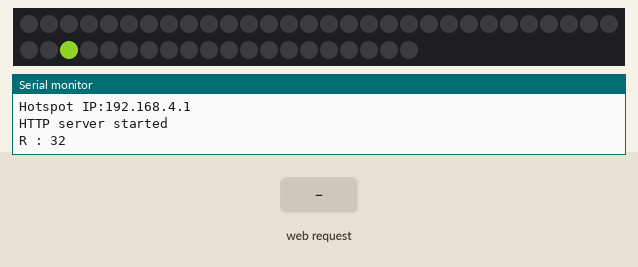
Simulated run of this sketch. Board: ESP8266 (NodeMCU). Shown: 50 RGB LEDs in strip order, left to right, continuing on the next row, the last lines printed to the serial monitor. The test bench sets the inputs (shaded band). Dim RGB values are drawn brighter than linear; random numbers use the default seed unless the sketch sets one.

Above: at 1.6 s.
1.7 s: HTTP request GET /?message=1 received
At 2.9 s:
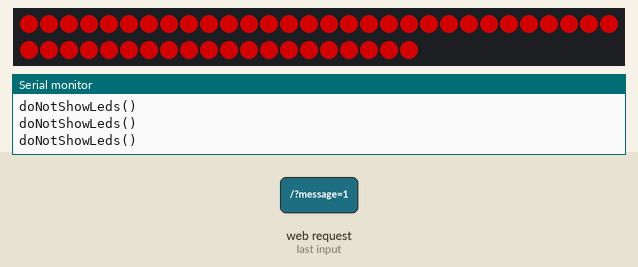
3.2 s: HTTP request GET /?donotshow=1&message=1&color=1 received
At 4.4 s:
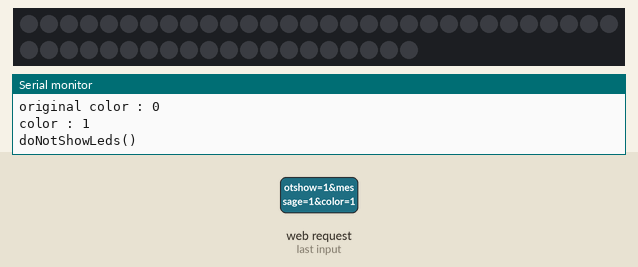
4.7 s: HTTP request GET /?donotshow=120&message=120&color=120 received
At 5.9 s:
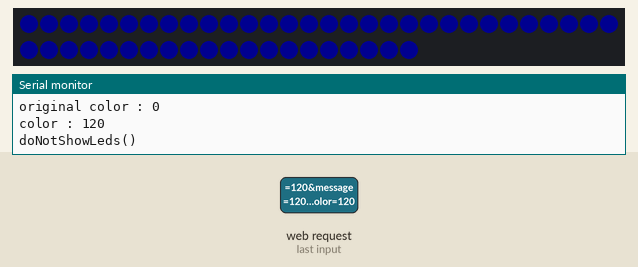
Timing chart, 0 to 7.7 s (numbered marks = the images above; inputs shaded):
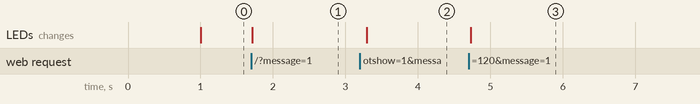

The sketch:

Stranger_things_wall.ino
```cpp
#include <FastLED.h>
#include <ESP8266WiFi.h>
#include <WiFiClient.h>
#include <ESP8266WebServer.h>
#include "letters.h";
#include "lang_fr.h"; // change to your language
#include "lang_en.h"; // change to your language

//SSID and Password to your ESP Access Point
const char* ssid = "StrangerThingsWall";
const char* password = "iameleven";

#define DEFAULT_STRING "Run"
#define DEFAULT_COLOR "#FF0000"
#define LETTER_DURATION 1000 // => 1 second
#define PAUSE_DURATION 15000 // => 15 seconds by default
#define MAX_PAUSE_DURATION 60000 // => 1 minute
#define ORIGINAL_COLOR true
#define DO_NOT_SHOW false

#define LED_PIN     D2
#define NUM_LEDS    50
#define BRIGHTNESS  (255/2)
#define LED_TYPE    WS2811
#define COLOR_ORDER RGB
CRGB leds[NUM_LEDS];

#define UPDATES_PER_SECOND 100

long timer;
long normalTimer = 0;
int messageLetterIndex = 0;
int pauseDuration = PAUSE_DURATION;
int letterDuration = LETTER_DURATION;
String message = DEFAULT_STRING;
String color = DEFAULT_COLOR;
bool originalColor = ORIGINAL_COLOR;
bool doNotShow = DO_NOT_SHOW;
int brightness = BRIGHTNESS;
int colorOffset;

ESP8266WebServer server(80); //Server on port 80

String getPage(){
  String page = "<html><head>";
  page += "<meta charset='utf-8'>";

  page += "<title>" + String(TITLE_PAGE) + "</title>";

  page += "<meta name='viewport' content='width=device-width, initial-scale=1.0, maximum-scale=1.0' />";

  page += "</head><body>";
  page += "<svg xmlns='http://www.w3.org/2000/svg' viewBox='0 0 81.37 26.49'><defs><style>.cls-1{fill:#ed2024;}</style></defs><title>s_f_w</title><g id='Calque_2' data-name='Calque 2'><g id='Calque_1-2' data-name='Calque 1'><path class='cls-1' d='M15.35,8.67a2.72,2.72,0,0,1-.28,1.21,3.34,3.34,0,0,1-.79,1,4.09,4.09,0,0,1-1.23.71,4.81,4.81,0,0,1-1.61.26,6.91,6.91,0,0,1-.81,0c-.25,0-.48-.08-.68-.13l-.54-.13a1.91,1.91,0,0,0-.36-.05.59.59,0,0,0-.34.09l-.22.19L8.21,8.05l.18,0a5.06,5.06,0,0,0,.49,1.32,4,4,0,0,0,.69.92,2.65,2.65,0,0,0,.82.54,2.46,2.46,0,0,0,.91.18,2,2,0,0,0,1.33-.43,1.36,1.36,0,0,0,.49-1.07A1.15,1.15,0,0,0,13,8.93a1.16,1.16,0,0,0-.31-.39,2.11,2.11,0,0,0-.49-.29L11.57,8,10.2,7.45a3.3,3.3,0,0,1-1.26-.83,2.08,2.08,0,0,1-.49-1.48,2.49,2.49,0,0,1,.24-1.09,2.73,2.73,0,0,1,.69-.86,3.15,3.15,0,0,1,1.07-.59,4.36,4.36,0,0,1,1.39-.21A4.45,4.45,0,0,1,13,2.53a3.6,3.6,0,0,0,.89.13.57.57,0,0,0,.33-.08,1.08,1.08,0,0,0,.2-.16l.11,3.18h-.18a3.92,3.92,0,0,0-.37-1,2.59,2.59,0,0,0-.55-.73,2.09,2.09,0,0,0-.68-.44A1.85,1.85,0,0,0,12,3.29a1.47,1.47,0,0,0-1,.31.94.94,0,0,0-.34.73.66.66,0,0,0,.1.37A1.1,1.1,0,0,0,11,5a1.9,1.9,0,0,0,.34.2l.39.17,1.43.56A6.28,6.28,0,0,1,14,6.3a2.9,2.9,0,0,1,.7.54,2.41,2.41,0,0,1,.48.75A3.14,3.14,0,0,1,15.35,8.67Z' transform='translate(0 -2.27)'/><path class='cls-1' d='M22.46,5.35A2.74,2.74,0,0,0,21.71,4a2.06,2.06,0,0,0-1.43-.57v7.21a.66.66,0,0,0,.54.72l.13,0v.38H17.24v-.38l.11,0a.84.84,0,0,0,.4-.24.69.69,0,0,0,.15-.48V3.4a2.14,2.14,0,0,0-.67.11,2.17,2.17,0,0,0-.63.34,2,2,0,0,0-.65.77,5.82,5.82,0,0,0-.31.76l-.16,0,.5-3a.57.57,0,0,0,.21.19,1.37,1.37,0,0,0,.36,0h5a.66.66,0,0,0,.33,0,.92.92,0,0,0,.21-.17l.53,3Z' transform='translate(0 -2.27)'/><path class='cls-1' d='M27.74,11.73v-.38l.13,0a.32.32,0,0,0,.18-.13.38.38,0,0,0,.07-.24,2.59,2.59,0,0,0-.07-.5,7.33,7.33,0,0,0-.25-.87,9.37,9.37,0,0,0-.49-1.18c-.21-.45-.48-.93-.8-1.47l-.72.26v3.41a1.06,1.06,0,0,0,.09.42.56.56,0,0,0,.43.3l.11,0v.38H22.76v-.38l.12,0a.66.66,0,0,0,.53-.72V3.67a.81.81,0,0,0-.14-.51.48.48,0,0,0-.39-.23l-.12,0V2.53h5.46l.42,0,.43,0a1.25,1.25,0,0,1,.81.43,1.26,1.26,0,0,1,.34.9A1.79,1.79,0,0,1,29.79,5a4.19,4.19,0,0,1-1.25,1,7.64,7.64,0,0,1,.57.84,8.66,8.66,0,0,1,.56,1c.18.35.34.72.49,1.1a6.77,6.77,0,0,1,.35,1.11c.08.3.16.56.25.8a.66.66,0,0,0,.47.42l.12,0v.38Zm0-7.46a.93.93,0,0,0-.26-.66,1.06,1.06,0,0,0-.8-.26,1.3,1.3,0,0,0-.49.07.62.62,0,0,0-.26.17.47.47,0,0,0-.11.25,1.5,1.5,0,0,0,0,.29V6.27a2.9,2.9,0,0,0,.87-.38,2.37,2.37,0,0,0,.6-.51,2.25,2.25,0,0,0,.36-.57A1.39,1.39,0,0,0,27.74,4.27Z' transform='translate(0 -2.27)'/><path class='cls-1' d='M36.22,11.73v-.38l.19,0a.29.29,0,0,0,.19-.17,1.3,1.3,0,0,0,.07-.53,2.21,2.21,0,0,0-.25-1.06,2.82,2.82,0,0,0-.66-.83,3.17,3.17,0,0,0-.9-.54,2.65,2.65,0,0,0-1-.19l-.61,2.22c0,.09,0,.19-.05.31a1.69,1.69,0,0,0,0,.3.43.43,0,0,0,.13.37.67.67,0,0,0,.3.13h.13v.38H31.24v-.38l.11,0a.71.71,0,0,0,.49-.4,4.27,4.27,0,0,0,.27-.7l2-6.74c0-.06,0-.12,0-.18a1,1,0,0,0,0-.17A.21.21,0,0,0,34,2.91h-.07V2.53H37.6V2.9h-.09a.23.23,0,0,0-.21.24,1,1,0,0,0,0,.16,1.16,1.16,0,0,0,0,.18l1.82,7.07a2.13,2.13,0,0,0,.18.51.58.58,0,0,0,.38.26l.12,0v.38ZM35,3.75,34.1,7.2a2.32,2.32,0,0,1,.49,0,5.62,5.62,0,0,1,.55.15,3,3,0,0,1,.52.23,1.52,1.52,0,0,1,.41.31Z' transform='translate(0 -2.27)'/><path class='cls-1' d='M45.79,11.73v-.38l.14,0a.65.65,0,0,0,.51-.72v-.28c0-.14,0-.26,0-.37a1.91,1.91,0,0,0-.06-.33,2.14,2.14,0,0,0-.16-.35,4.34,4.34,0,0,0-.28-.42l-3.85-5v6.76a.66.66,0,0,0,.51.72l.13,0v.38H40.27v-.38l.13,0a.67.67,0,0,0,.53-.72V3.67a.88.88,0,0,0-.14-.51.51.51,0,0,0-.39-.23l-.13,0V2.53h4.41v.38l-.15,0a.16.16,0,0,0-.17.18.22.22,0,0,0,0,.14.31.31,0,0,0,.09.12l1.94,2.36V3.67a.82.82,0,0,0-.14-.52.49.49,0,0,0-.39-.22l-.12,0V2.53h2.45v.38l-.13,0a.48.48,0,0,0-.39.23.88.88,0,0,0-.14.51v6.94a.69.69,0,0,0,.15.48.66.66,0,0,0,.38.24l.13,0v.38Z' transform='translate(0 -2.27)'/><path class='cls-1' d='M54,11.73q-.55,0-1,0a3.84,3.84,0,0,1-.91-.14,3.94,3.94,0,0,1-.83-.31,4.35,4.35,0,0,1-.82-.57A4.64,4.64,0,0,1,49.2,9a5.78,5.78,0,0,1-.42-2.27A4.23,4.23,0,0,1,49.12,5a4.31,4.31,0,0,1,.93-1.38,4.36,4.36,0,0,1,1.41-.92,4.73,4.73,0,0,1,1.77-.34,4.16,4.16,0,0,1,.75.07c.21,0,.41.08.58.13l.48.13a1.14,1.14,0,0,0,.38.07.45.45,0,0,0,.3-.1l.2-.21L56.2,5.6l-.15,0a3.15,3.15,0,0,0-1-1.63,2.36,2.36,0,0,0-1.52-.54A2,2,0,0,0,52,4.24a3.76,3.76,0,0,0-.63,2.38,7.69,7.69,0,0,0,.18,1.74A4.78,4.78,0,0,0,52,9.67a2.72,2.72,0,0,0,.73.83,1.44,1.44,0,0,0,.86.29,1,1,0,0,0,.48-.09.56.56,0,0,0,.24-.24.8.8,0,0,0,.09-.31c0-.11,0-.22,0-.34V7.36a.81.81,0,0,0-.16-.5.68.68,0,0,0-.39-.24l-.14,0V6.22h3.68v.36h-.09a.53.53,0,0,0-.4.24,1,1,0,0,0-.11.49v3.29a.75.75,0,0,0,.16.5.69.69,0,0,0,.36.22l.13,0v.38Z' transform='translate(0 -2.27)'/><path class='cls-1' d='M64.15,12a.41.41,0,0,0-.28-.21,1.64,1.64,0,0,0-.4,0H57.92v-.38l.13,0a.67.67,0,0,0,.53-.72V3.67a.81.81,0,0,0-.14-.51.48.48,0,0,0-.39-.23l-.13,0V2.53h5.37a2.26,2.26,0,0,0,.42,0A.46.46,0,0,0,64,2.27l.48,3.08-.17,0a2.77,2.77,0,0,0-.38-.91,2.92,2.92,0,0,0-.59-.66,2.4,2.4,0,0,0-.7-.38,2.46,2.46,0,0,0-.75-.13c-.39,0-.64.07-.74.21a.93.93,0,0,0-.16.58v1h.6A1.48,1.48,0,0,0,62.08,5a.7.7,0,0,0,.31-.2,1.09,1.09,0,0,0,.17-.32c0-.13.07-.27.1-.42h.16l.37,3.22-.18,0a2.09,2.09,0,0,0-.56-1.08,1.37,1.37,0,0,0-.91-.35H61V10a1.71,1.71,0,0,0,.07.52.71.71,0,0,0,.2.29.73.73,0,0,0,.34.12l.48,0a2.2,2.2,0,0,0,.78-.15,2.9,2.9,0,0,0,.78-.47,3.8,3.8,0,0,0,.71-.77,5.37,5.37,0,0,0,.59-1.09l.15,0Z' transform='translate(0 -2.27)'/><path class='cls-1' d='M70.38,11.73v-.38l.13,0a.29.29,0,0,0,.18-.13.38.38,0,0,0,.07-.24,2.59,2.59,0,0,0-.07-.5,7,7,0,0,0-.24-.87A11.15,11.15,0,0,0,70,8.41a15.18,15.18,0,0,0-.81-1.47l-.71.26v3.41a1.25,1.25,0,0,0,.08.42.59.59,0,0,0,.44.3l.11,0v.38H65.4v-.38l.13,0a.67.67,0,0,0,.53-.72V3.67a.88.88,0,0,0-.14-.51.51.51,0,0,0-.39-.23l-.13,0V2.53h5.46l.43,0,.42,0a1.31,1.31,0,0,1,1.15,1.33A1.83,1.83,0,0,1,72.44,5a4.37,4.37,0,0,1-1.26,1,9.31,9.31,0,0,1,.58.84c.19.31.38.64.56,1s.34.72.49,1.1a7.9,7.9,0,0,1,.35,1.11,5,5,0,0,0,.25.8.64.64,0,0,0,.46.42l.13,0v.38Zm0-7.46a.92.92,0,0,0-.25-.66,1.1,1.1,0,0,0-.81-.26,1.22,1.22,0,0,0-.48.07.6.6,0,0,0-.27.17.47.47,0,0,0-.11.25c0,.1,0,.2,0,.29V6.27a3.14,3.14,0,0,0,.87-.38,2.78,2.78,0,0,0,.6-.51,2.25,2.25,0,0,0,.36-.57A1.58,1.58,0,0,0,70.38,4.27Z' transform='translate(0 -2.27)'/><path class='cls-1' d='M7,22.15a2.74,2.74,0,0,0-.75-1.38A2.09,2.09,0,0,0,4.8,20.2v7.21a.66.66,0,0,0,.55.72l.12,0v.38H1.76v-.38l.12,0a.81.81,0,0,0,.39-.24.69.69,0,0,0,.15-.48V20.2a2.08,2.08,0,0,0-.66.11,2.21,2.21,0,0,0-.64.34,2,2,0,0,0-.65.77,4.54,4.54,0,0,0-.3.76l-.17,0,.5-3a.79.79,0,0,0,.21.19,1.41,1.41,0,0,0,.37,0h5a.66.66,0,0,0,.33,0,.72.72,0,0,0,.2-.17l.53,3Z' transform='translate(0 -2.27)'/><path class='cls-1' d='M11.87,28.53v-.38l.11,0a1,1,0,0,0,.4-.24.69.69,0,0,0,.15-.48v-4.8H10.32v4.8a.67.67,0,0,0,.53.72l.13,0v.38H7.28v-.38l.13,0a.67.67,0,0,0,.53-.72V20.47A.83.83,0,0,0,7.81,20a.6.6,0,0,0-.39-.24l-.14,0v-.38H11v.38l-.14,0c-.35.07-.52.31-.52.73V21.8h2.21V20.47a.65.65,0,0,0-.53-.73l-.13,0v-.38h3.7v.38l-.14,0c-.35.07-.52.31-.52.73v6.94a.65.65,0,0,0,.52.72l.14,0v.38Z' transform='translate(0 -2.27)'/><path class='cls-1' d='M16,28.53v-.38l.14,0a.65.65,0,0,0,.52-.72V20.47a.88.88,0,0,0-.13-.51.48.48,0,0,0-.39-.23l-.14,0v-.38h3.7v.38l-.13,0a.51.51,0,0,0-.39.23.88.88,0,0,0-.14.51v6.94a.69.69,0,0,0,.15.48.73.73,0,0,0,.38.24l.13,0v.38Z' transform='translate(0 -2.27)'/><path class='cls-1' d='M25.73,28.53v-.38l.14,0a.65.65,0,0,0,.52-.72v-.28c0-.14,0-.26,0-.37a1.3,1.3,0,0,0-.07-.33,1.48,1.48,0,0,0-.15-.35,4.68,4.68,0,0,0-.29-.42l-3.85-5v6.76a.66.66,0,0,0,.52.72l.13,0v.38H20.22v-.38l.12,0a.66.66,0,0,0,.53-.72V20.47a.81.81,0,0,0-.14-.51.48.48,0,0,0-.39-.23l-.12,0v-.38h4.41v.38l-.16,0a.17.17,0,0,0-.17.18.3.3,0,0,0,.05.14l.09.12,1.95,2.36V20.47a.89.89,0,0,0-.14-.52.49.49,0,0,0-.39-.22l-.13,0v-.38h2.45v.38l-.12,0a.51.51,0,0,0-.4.23.88.88,0,0,0-.14.51v6.94a.69.69,0,0,0,.15.48.72.72,0,0,0,.39.24l.12,0v.38Z' transform='translate(0 -2.27)'/><path class='cls-1' d='M34,28.53c-.37,0-.72,0-1,0a3.84,3.84,0,0,1-.9-.14,3.94,3.94,0,0,1-.83-.31,4.35,4.35,0,0,1-.82-.57,4.48,4.48,0,0,1-1.22-1.69,5.69,5.69,0,0,1-.42-2.26,4.4,4.4,0,0,1,.33-1.7A4.51,4.51,0,0,1,30,20.45a4.15,4.15,0,0,1,1.41-.92,4.69,4.69,0,0,1,1.77-.34,3.26,3.26,0,0,1,.74.07c.22,0,.41.08.59.13l.48.13a1.4,1.4,0,0,0,.37.07.5.5,0,0,0,.31-.1l.2-.21.28,3.12-.16,0a3.09,3.09,0,0,0-1-1.63,2.34,2.34,0,0,0-1.52-.54,2,2,0,0,0-1.61.78,3.76,3.76,0,0,0-.63,2.38,7.13,7.13,0,0,0,.19,1.74A5.11,5.11,0,0,0,32,26.47a2.75,2.75,0,0,0,.74.83,1.42,1.42,0,0,0,.86.29A1,1,0,0,0,34,27.5a.53.53,0,0,0,.25-.24.8.8,0,0,0,.09-.31c0-.11,0-.22,0-.34V24.16a.75.75,0,0,0-.16-.5.63.63,0,0,0-.38-.24l-.14,0V23h3.68v.36h-.1a.51.51,0,0,0-.39.24.94.94,0,0,0-.11.49v3.29a.68.68,0,0,0,.52.72l.12,0v.38Z' transform='translate(0 -2.27)'/><path class='cls-1' d='M45.19,25.47a2.72,2.72,0,0,1-.28,1.21,3.19,3.19,0,0,1-.79,1,4.09,4.09,0,0,1-1.23.71,4.79,4.79,0,0,1-1.6.26,7.08,7.08,0,0,1-.82-.05c-.25,0-.48-.08-.68-.13l-.53-.13a2.11,2.11,0,0,0-.37-.05.54.54,0,0,0-.33.09,1.45,1.45,0,0,0-.23.19l-.28-3.74.18,0a5.2,5.2,0,0,0,.49,1.32,4,4,0,0,0,.69.92,2.58,2.58,0,0,0,.83.54,2.38,2.38,0,0,0,.91.18,2,2,0,0,0,1.32-.43,1.37,1.37,0,0,0,.5-1.07,1.15,1.15,0,0,0-.12-.55,1.16,1.16,0,0,0-.31-.39,2.11,2.11,0,0,0-.49-.29c-.19-.09-.4-.18-.64-.27L40,24.25a3.3,3.3,0,0,1-1.26-.83,2.08,2.08,0,0,1-.49-1.48,2.49,2.49,0,0,1,.24-1.09,2.89,2.89,0,0,1,.69-.87,3.32,3.32,0,0,1,1.07-.58,4.36,4.36,0,0,1,1.39-.21,4.59,4.59,0,0,1,1.15.14,3.46,3.46,0,0,0,.88.13.57.57,0,0,0,.33-.08,1.08,1.08,0,0,0,.2-.16l.11,3.18h-.18a3.92,3.92,0,0,0-.36-1,2.82,2.82,0,0,0-.56-.73,1.94,1.94,0,0,0-.68-.44,1.85,1.85,0,0,0-.71-.15,1.47,1.47,0,0,0-1,.31,1,1,0,0,0-.34.73.66.66,0,0,0,.1.37,1.32,1.32,0,0,0,.25.28,1.9,1.9,0,0,0,.34.2l.39.17,1.43.56a6.28,6.28,0,0,1,.83.39,2.9,2.9,0,0,1,.7.54,2.41,2.41,0,0,1,.48.75A3.14,3.14,0,0,1,45.19,25.47Z' transform='translate(0 -2.27)'/><path class='cls-1' d='M59.57,19.74a.43.43,0,0,0-.25.13.63.63,0,0,0-.16.23,1.18,1.18,0,0,0-.1.3c0,.11-.05.21-.06.31l-1.26,6.51c0,.06,0,.15-.07.28a1.75,1.75,0,0,0,0,.25.62.62,0,0,0,0,.27.38.38,0,0,0,.27.13v.38H55v-.38h.11a.17.17,0,0,0,.15-.11.83.83,0,0,0,0-.35.69.69,0,0,0,0-.13l-.81-6.31-1,6.1c0,.1,0,.2-.05.32s0,.19,0,.24a.23.23,0,0,0,.2.24h.08v.38H50.88v-.38H51a.17.17,0,0,0,.15-.09.54.54,0,0,0,0-.19v-.15a1,1,0,0,1,0-.16l-1.14-7a2,2,0,0,0-.14-.51.56.56,0,0,0-.39-.26l-.1,0v-.38h3.46v.38l-.13,0a.48.48,0,0,0-.33.21.68.68,0,0,0-.09.35c0,.07,0,.14,0,.21a1.36,1.36,0,0,0,0,.2l.6,5,.76-5.17a1.49,1.49,0,0,1,0-.17c0-.1,0-.15,0-.16a1.07,1.07,0,0,0,0-.32c0-.1-.14-.16-.32-.17l-.05,0v-.38h3.26v.38l-.1,0a.33.33,0,0,0-.31.37s0,.08,0,.17,0,.17,0,.24L57,25.83l1-5.19c0-.1,0-.19,0-.29s0-.2,0-.3a.3.3,0,0,0-.09-.21.39.39,0,0,0-.25-.11l-.08,0v-.38h2.11v.38Z' transform='translate(0 -2.27)'/><path class='cls-1' d='M64,28.53v-.38l.18,0a.29.29,0,0,0,.19-.17,1.3,1.3,0,0,0,.07-.53,2.21,2.21,0,0,0-.25-1.06,2.82,2.82,0,0,0-.66-.83,3.17,3.17,0,0,0-.9-.54,2.65,2.65,0,0,0-1-.19L61.1,27q0,.13-.06.3a1.89,1.89,0,0,0,0,.31.46.46,0,0,0,.13.37.66.66,0,0,0,.31.13h.12v.38H59.05v-.38l.11,0a.71.71,0,0,0,.49-.4,3.79,3.79,0,0,0,.27-.7l2-6.74a1.16,1.16,0,0,0,0-.18,1,1,0,0,0,0-.17.21.21,0,0,0-.19-.23H61.7v-.37h3.71v.37h-.09a.23.23,0,0,0-.21.24,1,1,0,0,0,0,.16,1.16,1.16,0,0,0,0,.18L67,27.36a3.63,3.63,0,0,0,.18.51.58.58,0,0,0,.38.26l.13,0v.38Zm-1.22-8L61.91,24a2.32,2.32,0,0,1,.49.05,5.62,5.62,0,0,1,.55.15,3.54,3.54,0,0,1,.53.23,1.63,1.63,0,0,1,.4.31Z' transform='translate(0 -2.27)'/><path class='cls-1' d='M73.71,28.76a.85.85,0,0,0-.64-.23h-5v-.38h.13a.51.51,0,0,0,.4-.23.89.89,0,0,0,.13-.5V20.47c0-.45-.18-.7-.55-.74l-.11,0v-.38h3.7v.38l-.14,0a.6.6,0,0,0-.39.24.83.83,0,0,0-.13.49v6.4a.91.91,0,0,0,.19.67.81.81,0,0,0,.58.18,1.36,1.36,0,0,0,.65-.19,3.1,3.1,0,0,0,.71-.55,4.86,4.86,0,0,0,.66-.91,5.56,5.56,0,0,0,.53-1.23l.17,0Z' transform='translate(0 -2.27)'/><path class='cls-1' d='M80.47,28.76a.83.83,0,0,0-.64-.23h-5v-.38H75a.53.53,0,0,0,.41-.23,1,1,0,0,0,.12-.5V20.47c0-.45-.18-.7-.54-.74l-.12,0v-.38h3.7v.38l-.14,0A.6.6,0,0,0,78,20a.83.83,0,0,0-.13.49v6.4a.91.91,0,0,0,.19.67.82.82,0,0,0,.58.18,1.36,1.36,0,0,0,.65-.19A2.9,2.9,0,0,0,80,27a4.86,4.86,0,0,0,.66-.91,5.56,5.56,0,0,0,.53-1.23l.17,0Z' transform='translate(0 -2.27)'/></g></g></svg>";

  /* corps de la page */
  page += "<form action='/' method='POST'>";
  page += "<br><label for='donotshow'>" + String(NORMAL_LIGHTS) + "</label> <input type='checkbox' name='donotshow' id='donotshow' " + String((doNotShow) ? "checked" : "") + " style='float: right;'><br>";

  page += "<p>" + String(TEXT_LETTER_DURATION) + " (ms) : " + String(letterDuration) + "</p>";
  page += "<input type='range' min='500' max='" + String(LETTER_DURATION*2) + "' value='" + String(letterDuration) + "' name='letterduration' class='slider'>";

  page += "<p>" + String(TEXT_PAUSE_DURATION)  + " (ms) : " + String(pauseDuration) + "</p>";
  page += "<input type='range' min='0' max='" + String(MAX_PAUSE_DURATION) + "' value='" + String(pauseDuration) + "' name='pauseduration' class='slider'><br><br>";

  page += "<hr>";

  page += "<p>" + String(TYPE_MESSAGE) + "</p>";
  page += "<textarea name='message' rows=\"5\" cols=\"50\">" + String(message)  + "</textarea>";

  page += "<p>" + String(BRIGHTNESS_TEXT) + " : " + String(brightness) + "</p>";
  page += "<input type='range' min='0' max='255' value='" + String(brightness) + "' name='brightness' class='slider'><br><br>";

  page += "<label for='originalcolor'>" + String(ORIGINAL_COLORS) + "</label> <input type='checkbox' name='originalcolor' id='originalcolor' " + String((originalColor) ? "checked" : "") + " style='float: right;'><br><br>";
  page += "<label for='color'>" + String(LED_COLOR) + "</label> <input id='color' name='color' type='color' value='" + color + "' style='float: right;'>";
  page += "<br><br><button type='submit'>" + String(SUBMIT) + "</button>";
  page += "</body>";

  page += "<style>";
  page += "body { background-color: #1b1b1b; font-family: Serif; Color: #FF0000; font-size: 18px; margin: 0; padding: 30px 10px 0; }";
  page += "svg { max-height: 100px; margin: 0 auto; display: block; }";
  page += "textarea { background: transparent; width: 100%; padding: 7px; border: 1px solid red; color: white; font-size: 13px; border-radius: 0px; }";
  page += "button { background: transparent; width: 100%; padding: 7px; border: 0px none; background: red; font-weight: bold; font-family: inherit; color: #1b1b1b; text-transform: uppercase; font-size: 13px; border-radius: 0px; }";
  page += ".slider { width: 100%; margin: 0; }";
  page += "</style>";

  page += "<script>";
  page += "";
  page += "</script>";

  page += "</html>";
  return page;
}

String filterMessage(String message) {
  String filtered = "";

  for(int i = 0; i < message.length(); i++) {
    if((message[i] >= 'a' && message[i] <= 'z') || (message[i] >= 'A' && message[i] <= 'Z') || message[i] == ' ') {
      filtered += message[i];
    }
  }

  return filtered;
}

void handleRoot() {
  Serial.println("===Request received==");

  doNotShow = server.hasArg("donotshow");
  Serial.println("do not show : " + String(doNotShow));

  if(server.hasArg("message")) {
    message = filterMessage(server.arg("message"));
    Serial.println(message);

    timer += LETTER_DURATION;
    messageLetterIndex = 0;

    originalColor = server.hasArg("originalcolor");
    Serial.println("original color : " + String(originalColor));
    if(!originalColor && server.hasArg("color")) {
      color = server.arg("color");
      Serial.println("color : " + color);
    }

    if(server.hasArg("letterduration")) {
      letterDuration = atoi(server.arg("letterduration").c_str());
    }

    if(server.hasArg("pauseduration")) {
      pauseDuration = atoi(server.arg("pauseduration").c_str());
    }

    if(server.hasArg("brightness")) {
      brightness = atoi(server.arg("brightness").c_str());
      FastLED.setBrightness(brightness);
      Serial.println("brightness : " + String(brightness));
    }
  }
  if(doNotShow) {
    doNotShowLeds();
  }

  server.send(200, "text/html", getPage() );
}

void doNotShowLeds() {
    Serial.println("doNotShowLeds()");

    if(originalColor) {
      for(int dot = 0; dot < NUM_LEDS; dot++) {
        leds[dot] = strange_colors[(dot + colorOffset)%26];
      }
      for(int dot = 0; dot < 26; dot++) {
        leds[strange_letters[dot]] = strange_colors[dot];
      }
    } else {
      fill_solid(&leds[0], NUM_LEDS, CRGB(strtol(&color[1], NULL, 16)));
    }
    FastLED.show();
}

void switchLetterOn(char letter) {
  FastLED.clear();

  int number = toupper(letter) - 'A';

  int led = -1;
  if(number >= 0) {
    led = strange_letters[number];
  }

  Serial.println(String(letter) + " : " + String(led));

  // necessary to escape the space character
  if(number >= 0) {
    leds[led] = (originalColor) ? strange_colors[number] : CRGB(strtol(&color[1], NULL, 16));
    FastLED.show();
  }
}

void setup(void){
  Serial.begin(9600);
  WiFi.mode(WIFI_AP);
  WiFi.softAP(ssid, password);

  IPAddress myIP = WiFi.softAPIP();
  Serial.print("\nHotspot IP:"); Serial.println(myIP);

  server.on("/", handleRoot);

  server.begin();
  Serial.println("HTTP server started");

  FastLED.addLeds<LED_TYPE, LED_PIN, COLOR_ORDER>(leds, NUM_LEDS).setCorrection( TypicalLEDStrip );
  FastLED.setBrightness(brightness);
  FastLED.clear();

  timer = millis();
  normalTimer = millis();
  randomSeed(analogRead(0));
  colorOffset = random(26);

  if(doNotShow)
    doNotShowLeds();
}

void loop(void){
  server.handleClient(); //Handle client requests

  // each letter duration
  if(millis() - timer >= letterDuration) {
    if(messageLetterIndex >= message.length()) {
      // if all letters displayed, go into normal mode
      if(millis() - normalTimer >= pauseDuration) {
        // after normal moment, diplays colors for PAUSE_DURATION ms

         // made so that the first letter is directly displayed
        timer = millis() + letterDuration;

        Serial.println("reset normal");
        messageLetterIndex = 0;
      } else {
        // during normal moment, trigger normal leds

        if(!doNotShow)
          doNotShowLeds();
      }
    } else {
      // not all letters have been displayed, continue please

      if(!doNotShow) {
        timer = millis();
        // if in message mode
        switchLetterOn(message[ messageLetterIndex ]);
        messageLetterIndex += 1;
        if(messageLetterIndex == message.length()) {
          normalTimer = millis();
        }
      }
    }
  }
}
```

Source omitted: lang_en.h (429 bytes), lang_fr.h (458 bytes), letters.h (988 bytes)

Measured:
- after the input at 3.2 s, the LEDs: change after 0.10 s (image 2)
- after the input at 4.7 s, the LEDs: change at once (image 3)
